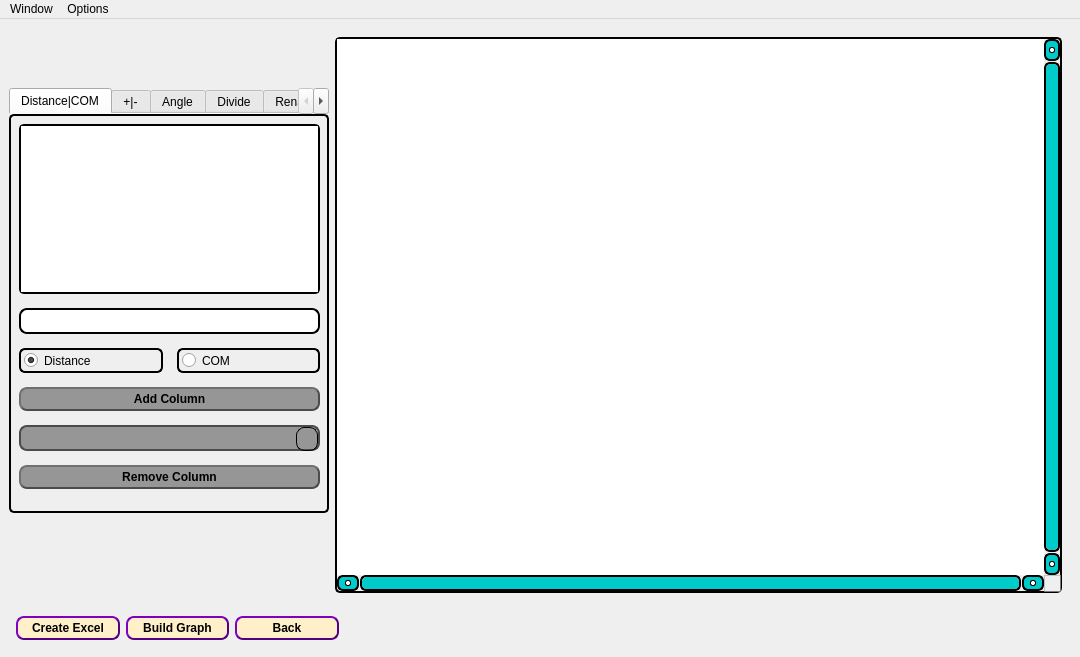
<?xml version="1.0" encoding="UTF-8"?>
<ui version="4.0">
 <class>VRProcessing</class>
 <widget class="QMainWindow" name="VRProcessing">
  <property name="geometry">
   <rect>
    <x>0</x>
    <y>0</y>
    <width>1080</width>
    <height>657</height>
   </rect>
  </property>
  <property name="font">
   <font>
    <family>Times New Roman</family>
    <pointsize>10</pointsize>
   </font>
  </property>
  <property name="windowTitle">
   <string>VaspReader (Processing Window)</string>
  </property>
  <property name="windowIcon">
   <iconset resource="Resource.qrc">
    <normaloff>:/VRlogo/VR-logo.ico</normaloff>:/VRlogo/VR-logo.ico</iconset>
  </property>
  <property name="styleSheet">
   <string notr="true">QLineEdit{
  border-radius: 8px;
  border: 2px solid #000000;
  padding: 3px 3px;
}
QLineEdit:focus {
  border: 3px solid rgb(75, 75, 75);
}
QLineEdit:disabled {
border-radius: 8px;
padding: 3px 3px;  
border: 2px solid rgb(75, 75, 75);
background-color:rgb(150, 150, 150);
}
QLineEdit::placeholder {
  color: #000000;
}
QPushButton {
  background-color: rgb(255, 240, 202);
  color: black;
  font-weight: 600;
  border-radius: 8px;
  border: 2px solid rgb(85, 0, 127);
  border-style: outset;
  padding: 3px 3px;
  margin-top: 0px;
  outline: 0px;
}
QPushButton:disabled {
border-radius: 8px;
padding: 3px 3px;
color: black;
font-weight: 600;
border-radius: 8px;
border: 2px solid rgb(75, 75, 75);
background-color:rgb(150, 150, 150);
margin-top: 0px;
outline: 0px;
border-style: outset;
}
QPushButton:hover {
  background-color: rgb(255, 212, 137);
  border: 1px solid #000000;
  border-style: outset;
}
QPushButton:pressed {
background-color: white;
border: 3px solid #000000
}
QComboBox {
  border-radius: 8px;
  border: 2px solid #000000;
  padding: 3px 3px;
}
QComboBox:disabled {
border-radius: 8px;
padding: 3px 3px;
border-radius: 8px;
border: 2px solid rgb(75, 75, 75);
background-color:rgb(150, 150, 150);
}
QComboBox::drop-down {
  width: 18px;
  height:22px;
  padding: 0px 1px;
  border: 1px solid #000000;
  border-radius: 8px;
}
QComboBox::down-arrow {
  image: url(:/down-arrow_ico/down-arrow.ico);
  width: 18px;
  height:22px;
}
QComboBox::down-arrow:hover {
    width: 18px;
    height:22px;
    padding: 0px 1px;
    border: 1px solid #000000;
    border-radius: 8px;
	background-color: rgb(255, 229, 162);
}
QComboBox::down-arrow:pressed {
    width: 18px;
    height:22px;
    padding: 0px 1px;
    border: 0px solid #000000;
    border-radius: 8px;
	background-color: rgb(255, 232, 216);
}
QComboBox:pressed {
	background-color: rgb(255, 250, 237);
}
QFrame{
  border: 2px solid #000000;
  border-radius: 5px;
}
QLabel{
background-color: rgb(255, 240, 202);
color: black;
font-weight: 600;
height:28px;}
QCheckBox{
  border-radius: 6px;
  border: 2px solid #000000;
  padding: 3px 3px;
}
QRadioButton{
  border-radius: 6px;
  border: 2px solid #000000;
  padding: 3px 3px;
}

QScrollBar:vertical {
    border-radius: 6px;
    border: 2px solid rgb(0, 0, 0);
	color: rgb(0, 0, 0);
    background: rgb(182, 182, 182);
    width: 16px;
    margin: 23px 0 23px 0;
}
QScrollBar::handle:vertical {
    background: rgb(0, 203, 203);
    min-height: 18px;
    border-radius: 5px;
}
QScrollBar::handle:hover:vertical {
    background: rgb(255, 255, 255);
}
QScrollBar::add-line:vertical {
    border: 1.5px solid rgb(0, 0, 0);
    border-radius: 6px;
    background: rgb(0, 203, 203);
    height: 18px;
    subcontrol-position: bottom;
    subcontrol-origin: margin;
}
QScrollBar::sub-line:vertical {
    border: 1.5px solid rgb(0, 0, 0);
    border-radius: 6px;
    background: rgb(0, 203, 203);
    height: 18px;
    subcontrol-position: top;
    subcontrol-origin: margin;
}
QScrollBar::add-line:hover:vertical, QScrollBar::sub-line:hover:vertical {
    background: rgb(255, 255, 255);
}
QScrollBar::up-arrow:vertical, QScrollBar::down-arrow:vertical {
    border: 1px solid rgb(0, 0, 0);
    border-radius: 2px;
    width: 3.5px;
    height: 3.5px;
    background: rgb(255, 255, 255);
}
QScrollBar::up-arrow:vertical:hover, QScrollBar::down-arrow:vertical:hover {
    background: rgb(0, 203, 203);
}

QScrollBar::add-page:vertical, QScrollBar::sub-page:vertical {
    background: none;
}

QScrollBar:horizontal {
    border-radius: 6px;
    border: 2px solid rgb(0, 0, 0);
	color: rgb(0, 0, 0);
    background: rgb(182, 182, 182);
    height: 16px;
    margin: 0 23px 0 23px;
}
QScrollBar::handle:horizontal {
    background: rgb(0, 203, 203);
    min-width: 18px;
    border-radius: 5px;
}
QScrollBar::handle:hover:horizontal {
    background: rgb(255, 255, 255);
}
QScrollBar::add-line:horizontal {
    border: 1.5px solid rgb(0, 0, 0);
    border-radius: 6px;
    background: rgb(0, 203, 203);
    width: 18px;
    subcontrol-position: right;
    subcontrol-origin: margin;
}
QScrollBar::sub-line:horizontal {
    border: 1.5px solid rgb(0, 0, 0);
    border-radius: 6px;
    background: rgb(0, 203, 203);
    width: 18px;
    subcontrol-position: left;
    subcontrol-origin: margin;
}
QScrollBar::add-line:hover:horizontal, QScrollBar::sub-line:hover:horizontal {
    background: rgb(255, 255, 255);
}
QScrollBar::left-arrow:horizontal, QScrollBar::right-arrow:horizontal {
    border: 1px solid rgb(0, 0, 0);
    border-radius: 2px;
    width: 3.5px;
    height: 3.5px;
    background: rgb(255, 255, 255);
}
QScrollBar::left-arrow:horizontal:hover, QScrollBar::right-arrow:horizontal:hover {
    background: rgb(0, 203, 203);
}

QScrollBar::add-page:horizontal, QScrollBar::sub-page:horizontal {
    background: none;
}</string>
  </property>
  <widget class="QWidget" name="MainProcessingWidget">
   <layout class="QVBoxLayout" name="verticalLayout">
    <property name="leftMargin">
     <number>0</number>
    </property>
    <item>
     <widget class="QWidget" name="CentralWidget" native="true">
      <layout class="QHBoxLayout" name="horizontalLayout" stretch="8,18">
       <property name="spacing">
        <number>6</number>
       </property>
       <property name="leftMargin">
        <number>9</number>
       </property>
       <item>
        <widget class="QWidget" name="LeftCentralWidget" native="true">
         <property name="sizePolicy">
          <sizepolicy hsizetype="Fixed" vsizetype="Fixed">
           <horstretch>0</horstretch>
           <verstretch>0</verstretch>
          </sizepolicy>
         </property>
         <property name="minimumSize">
          <size>
           <width>320</width>
           <height>500</height>
          </size>
         </property>
         <layout class="QVBoxLayout" name="verticalLayout_2" stretch="1,30,3">
          <property name="leftMargin">
           <number>0</number>
          </property>
          <property name="topMargin">
           <number>9</number>
          </property>
          <property name="rightMargin">
           <number>0</number>
          </property>
          <item>
           <spacer name="LeftCentralVSpacer1">
            <property name="orientation">
             <enum>Qt::Vertical</enum>
            </property>
            <property name="sizeHint" stdset="0">
             <size>
              <width>20</width>
              <height>40</height>
             </size>
            </property>
           </spacer>
          </item>
          <item>
           <widget class="QTabWidget" name="ProcessingTab">
            <property name="tabShape">
             <enum>QTabWidget::Rounded</enum>
            </property>
            <property name="currentIndex">
             <number>0</number>
            </property>
            <property name="documentMode">
             <bool>true</bool>
            </property>
            <widget class="QWidget" name="DC">
             <attribute name="title">
              <string>Distance|COM</string>
             </attribute>
             <widget class="QWidget" name="verticalLayoutWidget">
              <property name="geometry">
               <rect>
                <x>0</x>
                <y>0</y>
                <width>321</width>
                <height>391</height>
               </rect>
              </property>
              <layout class="QVBoxLayout" name="DCVLayout" stretch="2,0,0,0,0,0">
               <property name="spacing">
                <number>14</number>
               </property>
               <property name="leftMargin">
                <number>8</number>
               </property>
               <property name="topMargin">
                <number>8</number>
               </property>
               <property name="rightMargin">
                <number>12</number>
               </property>
               <property name="bottomMargin">
                <number>18</number>
               </property>
               <item>
                <widget class="QListWidget" name="DCList">
                 <property name="selectionMode">
                  <enum>QAbstractItemView::MultiSelection</enum>
                 </property>
                </widget>
               </item>
               <item>
                <widget class="QLineEdit" name="DCSelected">
                 <property name="enabled">
                  <bool>true</bool>
                 </property>
                 <property name="readOnly">
                  <bool>true</bool>
                 </property>
                </widget>
               </item>
               <item>
                <layout class="QHBoxLayout" name="DCRadioLayout" stretch="1,1">
                 <item>
                  <widget class="QRadioButton" name="DistanceRadio">
                   <property name="text">
                    <string>Distance</string>
                   </property>
                   <property name="checked">
                    <bool>true</bool>
                   </property>
                  </widget>
                 </item>
                 <item>
                  <widget class="QRadioButton" name="COMRadio">
                   <property name="text">
                    <string>COM</string>
                   </property>
                  </widget>
                 </item>
                </layout>
               </item>
               <item>
                <widget class="QPushButton" name="DCAddCol">
                 <property name="enabled">
                  <bool>false</bool>
                 </property>
                 <property name="text">
                  <string>Add Column</string>
                 </property>
                </widget>
               </item>
               <item>
                <widget class="QComboBox" name="DCAdded">
                 <property name="enabled">
                  <bool>false</bool>
                 </property>
                </widget>
               </item>
               <item>
                <widget class="QPushButton" name="DCRemoveCol">
                 <property name="enabled">
                  <bool>false</bool>
                 </property>
                 <property name="text">
                  <string>Remove Column</string>
                 </property>
                </widget>
               </item>
              </layout>
             </widget>
            </widget>
            <widget class="QWidget" name="PM">
             <attribute name="title">
              <string>+|-</string>
             </attribute>
             <widget class="QWidget" name="verticalLayoutWidget_5">
              <property name="geometry">
               <rect>
                <x>0</x>
                <y>0</y>
                <width>321</width>
                <height>391</height>
               </rect>
              </property>
              <layout class="QVBoxLayout" name="PMVLayout" stretch="2,0,0,0,0,0">
               <property name="spacing">
                <number>14</number>
               </property>
               <property name="leftMargin">
                <number>8</number>
               </property>
               <property name="topMargin">
                <number>8</number>
               </property>
               <property name="rightMargin">
                <number>12</number>
               </property>
               <property name="bottomMargin">
                <number>18</number>
               </property>
               <item>
                <widget class="QListWidget" name="PMList">
                 <property name="selectionMode">
                  <enum>QAbstractItemView::MultiSelection</enum>
                 </property>
                </widget>
               </item>
               <item>
                <widget class="QLineEdit" name="PMSelected">
                 <property name="enabled">
                  <bool>true</bool>
                 </property>
                 <property name="readOnly">
                  <bool>true</bool>
                 </property>
                </widget>
               </item>
               <item>
                <layout class="QHBoxLayout" name="PMRadioLayout" stretch="1,1">
                 <item>
                  <widget class="QRadioButton" name="PlusRadio">
                   <property name="text">
                    <string>+</string>
                   </property>
                   <property name="checked">
                    <bool>true</bool>
                   </property>
                  </widget>
                 </item>
                 <item>
                  <widget class="QRadioButton" name="MinusRadio">
                   <property name="text">
                    <string>-</string>
                   </property>
                  </widget>
                 </item>
                </layout>
               </item>
               <item>
                <widget class="QPushButton" name="PMAddCol">
                 <property name="enabled">
                  <bool>false</bool>
                 </property>
                 <property name="text">
                  <string>Add Column</string>
                 </property>
                </widget>
               </item>
               <item>
                <widget class="QComboBox" name="PMAdded">
                 <property name="enabled">
                  <bool>false</bool>
                 </property>
                </widget>
               </item>
               <item>
                <widget class="QPushButton" name="PMRemoveCol">
                 <property name="enabled">
                  <bool>false</bool>
                 </property>
                 <property name="text">
                  <string>Remove Column</string>
                 </property>
                </widget>
               </item>
              </layout>
             </widget>
            </widget>
            <widget class="QWidget" name="Angle">
             <attribute name="title">
              <string>Angle</string>
             </attribute>
             <widget class="QWidget" name="verticalLayoutWidget_2">
              <property name="geometry">
               <rect>
                <x>0</x>
                <y>0</y>
                <width>321</width>
                <height>391</height>
               </rect>
              </property>
              <layout class="QVBoxLayout" name="AngleVLayout" stretch="2,0,0,0,0,0">
               <property name="spacing">
                <number>14</number>
               </property>
               <property name="leftMargin">
                <number>8</number>
               </property>
               <property name="topMargin">
                <number>8</number>
               </property>
               <property name="rightMargin">
                <number>12</number>
               </property>
               <property name="bottomMargin">
                <number>18</number>
               </property>
               <item>
                <widget class="QListWidget" name="AngleList">
                 <property name="selectionMode">
                  <enum>QAbstractItemView::MultiSelection</enum>
                 </property>
                </widget>
               </item>
               <item>
                <widget class="QLineEdit" name="AngleSelected">
                 <property name="enabled">
                  <bool>true</bool>
                 </property>
                 <property name="readOnly">
                  <bool>true</bool>
                 </property>
                </widget>
               </item>
               <item>
                <layout class="QHBoxLayout" name="AnglePlaneSelectLayout" stretch="0,0,0">
                 <item>
                  <widget class="QRadioButton" name="AnglePlaneXY">
                   <property name="text">
                    <string>xy</string>
                   </property>
                   <property name="checked">
                    <bool>true</bool>
                   </property>
                  </widget>
                 </item>
                 <item>
                  <widget class="QRadioButton" name="AnglePlaneYZ">
                   <property name="text">
                    <string>yz</string>
                   </property>
                  </widget>
                 </item>
                 <item>
                  <widget class="QRadioButton" name="AnglePlaneZX">
                   <property name="text">
                    <string>zx</string>
                   </property>
                  </widget>
                 </item>
                </layout>
               </item>
               <item>
                <widget class="QPushButton" name="AngleAddCol">
                 <property name="enabled">
                  <bool>false</bool>
                 </property>
                 <property name="text">
                  <string>Add Column</string>
                 </property>
                </widget>
               </item>
               <item>
                <widget class="QComboBox" name="AngleAdded">
                 <property name="enabled">
                  <bool>false</bool>
                 </property>
                </widget>
               </item>
               <item>
                <widget class="QPushButton" name="AngleRemoveCol">
                 <property name="enabled">
                  <bool>false</bool>
                 </property>
                 <property name="text">
                  <string>Remove Column</string>
                 </property>
                </widget>
               </item>
              </layout>
             </widget>
            </widget>
            <widget class="QWidget" name="Divide">
             <attribute name="title">
              <string>Divide</string>
             </attribute>
             <widget class="QWidget" name="verticalLayoutWidget_3">
              <property name="geometry">
               <rect>
                <x>0</x>
                <y>0</y>
                <width>321</width>
                <height>391</height>
               </rect>
              </property>
              <layout class="QVBoxLayout" name="DivideVLayout" stretch="2,0,0,0,0">
               <property name="spacing">
                <number>14</number>
               </property>
               <property name="leftMargin">
                <number>8</number>
               </property>
               <property name="topMargin">
                <number>8</number>
               </property>
               <property name="rightMargin">
                <number>12</number>
               </property>
               <property name="bottomMargin">
                <number>18</number>
               </property>
               <item>
                <widget class="QListWidget" name="DivideList">
                 <property name="selectionMode">
                  <enum>QAbstractItemView::MultiSelection</enum>
                 </property>
                </widget>
               </item>
               <item>
                <widget class="QLineEdit" name="DivideSelected">
                 <property name="enabled">
                  <bool>true</bool>
                 </property>
                 <property name="readOnly">
                  <bool>true</bool>
                 </property>
                </widget>
               </item>
               <item>
                <widget class="QPushButton" name="DivideAddCol">
                 <property name="enabled">
                  <bool>false</bool>
                 </property>
                 <property name="text">
                  <string>Add Column</string>
                 </property>
                </widget>
               </item>
               <item>
                <widget class="QComboBox" name="DivideAdded">
                 <property name="enabled">
                  <bool>false</bool>
                 </property>
                </widget>
               </item>
               <item>
                <widget class="QPushButton" name="DivideRemoveCol">
                 <property name="enabled">
                  <bool>false</bool>
                 </property>
                 <property name="text">
                  <string>Remove Column</string>
                 </property>
                </widget>
               </item>
              </layout>
             </widget>
            </widget>
            <widget class="QWidget" name="Rename">
             <attribute name="title">
              <string>Rename</string>
             </attribute>
             <widget class="QWidget" name="verticalLayoutWidget_4">
              <property name="geometry">
               <rect>
                <x>0</x>
                <y>0</y>
                <width>321</width>
                <height>391</height>
               </rect>
              </property>
              <layout class="QVBoxLayout" name="RenameVLayout" stretch="1,1,1,0,20">
               <property name="spacing">
                <number>14</number>
               </property>
               <property name="leftMargin">
                <number>8</number>
               </property>
               <property name="topMargin">
                <number>8</number>
               </property>
               <property name="rightMargin">
                <number>12</number>
               </property>
               <property name="bottomMargin">
                <number>18</number>
               </property>
               <item>
                <widget class="QComboBox" name="RenameSelect"/>
               </item>
               <item>
                <widget class="QLineEdit" name="RenameLine">
                 <property name="enabled">
                  <bool>false</bool>
                 </property>
                </widget>
               </item>
               <item>
                <widget class="QPushButton" name="RenameButton">
                 <property name="enabled">
                  <bool>false</bool>
                 </property>
                 <property name="text">
                  <string>Rename</string>
                 </property>
                </widget>
               </item>
               <item>
                <spacer name="RenameVSpacer">
                 <property name="orientation">
                  <enum>Qt::Vertical</enum>
                 </property>
                 <property name="sizeHint" stdset="0">
                  <size>
                   <width>20</width>
                   <height>40</height>
                  </size>
                 </property>
                </spacer>
               </item>
               <item>
                <layout class="QHBoxLayout" name="RenameBottomLayout" stretch="1,2,1">
                 <item>
                  <spacer name="RenameHSpacer1">
                   <property name="orientation">
                    <enum>Qt::Horizontal</enum>
                   </property>
                   <property name="sizeHint" stdset="0">
                    <size>
                     <width>40</width>
                     <height>20</height>
                    </size>
                   </property>
                  </spacer>
                 </item>
                 <item>
                  <widget class="QWidget" name="RenameLogoWidget" native="true">
                   <property name="maximumSize">
                    <size>
                     <width>100</width>
                     <height>100</height>
                    </size>
                   </property>
                   <property name="styleSheet">
                    <string notr="true">QWidget{image:url(:/VRlogo/VR-logo.ico);}</string>
                   </property>
                  </widget>
                 </item>
                 <item>
                  <spacer name="RenameHSpacer2">
                   <property name="orientation">
                    <enum>Qt::Horizontal</enum>
                   </property>
                   <property name="sizeHint" stdset="0">
                    <size>
                     <width>40</width>
                     <height>20</height>
                    </size>
                   </property>
                  </spacer>
                 </item>
                </layout>
               </item>
              </layout>
             </widget>
            </widget>
           </widget>
          </item>
          <item>
           <spacer name="LeftCentralVSpacer2">
            <property name="orientation">
             <enum>Qt::Vertical</enum>
            </property>
            <property name="sizeHint" stdset="0">
             <size>
              <width>20</width>
              <height>40</height>
             </size>
            </property>
           </spacer>
          </item>
         </layout>
        </widget>
       </item>
       <item>
        <widget class="QTableView" name="ViewTable">
         <property name="verticalScrollBarPolicy">
          <enum>Qt::ScrollBarAlwaysOn</enum>
         </property>
         <property name="horizontalScrollBarPolicy">
          <enum>Qt::ScrollBarAlwaysOn</enum>
         </property>
         <property name="dragDropMode">
          <enum>QAbstractItemView::NoDragDrop</enum>
         </property>
        </widget>
       </item>
      </layout>
     </widget>
    </item>
    <item>
     <layout class="QHBoxLayout" name="LowerButtonsWidget" stretch="1,1,1,7">
      <property name="leftMargin">
       <number>16</number>
      </property>
      <property name="topMargin">
       <number>8</number>
      </property>
      <property name="rightMargin">
       <number>8</number>
      </property>
      <property name="bottomMargin">
       <number>8</number>
      </property>
      <item>
       <widget class="QPushButton" name="CreateExcel">
        <property name="text">
         <string>Create Excel</string>
        </property>
       </widget>
      </item>
      <item>
       <widget class="QPushButton" name="BuildGraph">
        <property name="text">
         <string>Build Graph</string>
        </property>
       </widget>
      </item>
      <item>
       <widget class="QPushButton" name="Back">
        <property name="text">
         <string>Back</string>
        </property>
       </widget>
      </item>
      <item>
       <spacer name="LowerButtonsWidgetSpacer">
        <property name="orientation">
         <enum>Qt::Horizontal</enum>
        </property>
        <property name="sizeHint" stdset="0">
         <size>
          <width>40</width>
          <height>20</height>
         </size>
        </property>
       </spacer>
      </item>
     </layout>
    </item>
   </layout>
  </widget>
  <widget class="QMenuBar" name="ProcessingMenubar">
   <property name="geometry">
    <rect>
     <x>0</x>
     <y>0</y>
     <width>1080</width>
     <height>22</height>
    </rect>
   </property>
   <widget class="QMenu" name="ProcessingMenuWindow">
    <property name="title">
     <string>Window</string>
    </property>
    <addaction name="AAbout"/>
    <addaction name="separator"/>
    <addaction name="ABack"/>
    <addaction name="separator"/>
    <addaction name="AExit"/>
   </widget>
   <widget class="QMenu" name="ProcessingMenuOptions">
    <property name="title">
     <string>Options</string>
    </property>
    <addaction name="ASelected_atoms"/>
    <addaction name="separator"/>
    <addaction name="ADel_coords_of_sel_atoms"/>
    <addaction name="ADel_energy_of_sel_atoms"/>
    <addaction name="separator"/>
    <addaction name="AOSZICAR"/>
    <addaction name="separator"/>
    <addaction name="AInclude_OSZICAR"/>
   </widget>
   <addaction name="ProcessingMenuWindow"/>
   <addaction name="ProcessingMenuOptions"/>
  </widget>
  <action name="AAbout">
   <property name="text">
    <string>About</string>
   </property>
  </action>
  <action name="ABack">
   <property name="text">
    <string>Back</string>
   </property>
  </action>
  <action name="AExit">
   <property name="text">
    <string>Exit</string>
   </property>
  </action>
  <action name="ADel_coords_of_sel_atoms">
   <property name="checkable">
    <bool>true</bool>
   </property>
   <property name="checked">
    <bool>true</bool>
   </property>
   <property name="text">
    <string>Delete coords</string>
   </property>
  </action>
  <action name="ADel_energy_of_sel_atoms">
   <property name="checkable">
    <bool>true</bool>
   </property>
   <property name="text">
    <string>Delete energy</string>
   </property>
  </action>
  <action name="AInclude_OSZICAR">
   <property name="checkable">
    <bool>true</bool>
   </property>
   <property name="enabled">
    <bool>false</bool>
   </property>
   <property name="text">
    <string>Add to table</string>
   </property>
  </action>
  <action name="APreview_of_table">
   <property name="checkable">
    <bool>true</bool>
   </property>
   <property name="checked">
    <bool>true</bool>
   </property>
   <property name="text">
    <string>Show</string>
   </property>
  </action>
  <action name="ASelected_atoms">
   <property name="enabled">
    <bool>false</bool>
   </property>
   <property name="text">
    <string>Selected atoms</string>
   </property>
  </action>
  <action name="AOSZICAR">
   <property name="enabled">
    <bool>false</bool>
   </property>
   <property name="text">
    <string>OSZICAR</string>
   </property>
  </action>
  <action name="ATable">
   <property name="enabled">
    <bool>false</bool>
   </property>
   <property name="text">
    <string>Table</string>
   </property>
  </action>
 </widget>
 <resources>
  <include location="Resource.qrc"/>
 </resources>
 <connections/>
</ui>
